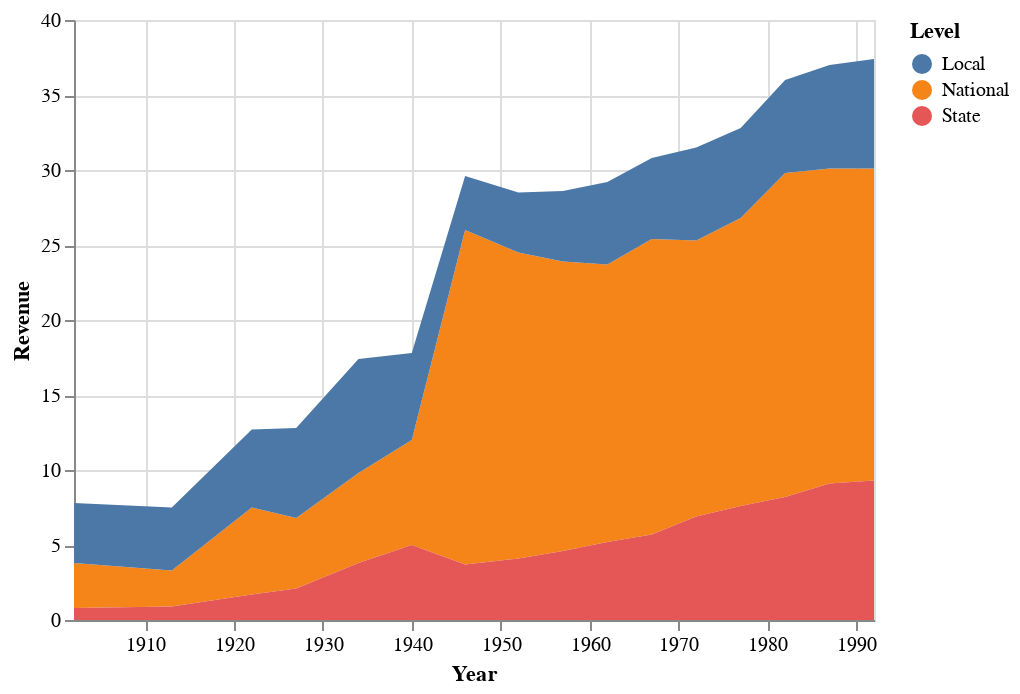

The cell this chart's notebook holds for it:
### Code cell
rev_df = rev_df.rename(columns={'Local Gov Revenues (Wallis (2000))': 'Local', 'State Gov Revenues (Wallis (2000))': 'State', 'National Gov Revenues (Wallis (2000))': 'National'})
rev_df['Year'] = pd.to_datetime(rev_df['Year'], format='%Y')

alt.Chart(rev_df).mark_area().encode(
    x='Year',
    y=alt.Y('Revenue:Q', stack=True),
    color='Level:N'
).transform_fold(
    ['National', 'Local', 'State'],
    as_=['Level', 'Revenue']
)

### Figure 1 — Vega-Lite specification as saved in the notebook (floating-point values rounded to 4 significant figures)
{"config": {"view": {"continuousWidth": 400, "continuousHeight": 300}}, "data": {"name": "data-0ec7b37908a55f8ac6b2864cdba2dbc5"}, "mark": "area", "encoding": {"color": {"field": "Level", "type": "nominal"}, "x": {"field": "Year", "type": "temporal"}, "y": {"field": "Revenue", "stack": true, "type": "quantitative"}}, "transform": [{"fold": ["National", "Local", "State"], "as": ["Level", "Revenue"]}], "$schema": "https://vega.github.io/schema/vega-lite/v4.17.0.json", "datasets": {"data-0ec7b37908a55f8ac6b2864cdba2dbc5": [{"Entity": "United States", "Code": "USA", "Year": "1902-01-01T00:00:00", "National": 3.0, "Local": 4.0, "State": 0.8}, {"Entity": "United States", "Code": "USA", "Year": "1913-01-01T00:00:00", "National": 2.4, "Local": 4.2, "State": 0.9}, {"Entity": "United States", "Code": "USA", "Year": "1922-01-01T00:00:00", "National": 5.8, "Local": 5.2, "State": 1.7}, {"Entity": "United States", "Code": "USA", "Year": "1927-01-01T00:00:00", "National": 4.7, "Local": 6.0, "State": 2.1}, {"Entity": "United States", "Code": "USA", "Year": "1934-01-01T00:00:00", "National": 6.0, "Local": 7.6, "State": 3.8}, {"Entity": "United States", "Code": "USA", "Year": "1940-01-01T00:00:00", "National": 7.0, "Local": 5.8, "State": 5.0}, {"Entity": "United States", "Code": "USA", "Year": "1946-01-01T00:00:00", "National": 22.3, "Local": 3.6, "State": 3.7}, {"Entity": "United States", "Code": "USA", "Year": "1952-01-01T00:00:00", "National": 20.4, "Local": 4.0, "State": 4.1}, {"Entity": "United States", "Code": "USA", "Year": "1957-01-01T00:00:00", "National": 19.3, "Local": 4.7, "State": 4.6}, {"Entity": "United States", "Code": "USA", "Year": "1962-01-01T00:00:00", "National": 18.5, "Local": 5.5, "State": 5.2}, {"Entity": "United States", "Code": "USA", "Year": "1967-01-01T00:00:00", "National": 19.7, "Local": 5.4, "State": 5.7}, {"Entity": "United States", "Code": "USA", "Year": "1972-01-01T00:00:00", "National": 18.4, "Local": 6.2, "State": 6.9}, {"Entity": "United States", "Code": "USA", "Year": "1977-01-01T00:00:00", "National": 19.2, "Local": 6.0, "State": 7.6}, {"Entity": "United States", "Code": "USA", "Year": "1982-01-01T00:00:00", "National": 21.6, "Local": 6.2, "State": 8.2}, {"Entity": "United States", "Code": "USA", "Year": "1987-01-01T00:00:00", "National": 21.0, "Local": 6.9, "State": 9.1}, {"Entity": "United States", "Code": "USA", "Year": "1992-01-01T00:00:00", "National": 20.8, "Local": 7.3, "State": 9.3}]}}
